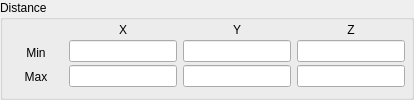
                 <widget class="QGroupBox" name="groupBox_GeometryBoundingDistance">
                  <property name="title">
                   <string>Distance</string>
                  </property>
                  <layout class="QVBoxLayout" name="verticalLayout_67">
                   <property name="spacing">
                    <number>0</number>
                   </property>
                   <property name="leftMargin">
                    <number>0</number>
                   </property>
                   <property name="topMargin">
                    <number>3</number>
                   </property>
                   <property name="rightMargin">
                    <number>0</number>
                   </property>
                   <property name="bottomMargin">
                    <number>6</number>
                   </property>
                   <item>
                    <widget class="QFrame" name="frame_68">
                     <property name="frameShape">
                      <enum>QFrame::NoFrame</enum>
                     </property>
                     <property name="frameShadow">
                      <enum>QFrame::Raised</enum>
                     </property>
                     <layout class="QHBoxLayout" name="horizontalLayout_33">
                      <property name="spacing">
                       <number>0</number>
                      </property>
                      <property name="leftMargin">
                       <number>3</number>
                      </property>
                      <property name="topMargin">
                       <number>0</number>
                      </property>
                      <property name="rightMargin">
                       <number>3</number>
                      </property>
                      <property name="bottomMargin">
                       <number>0</number>
                      </property>
                      <item>
                       <widget class="QFrame" name="frame_69">
                        <property name="minimumSize">
                         <size>
                          <width>60</width>
                          <height>0</height>
                         </size>
                        </property>
                        <property name="frameShape">
                         <enum>QFrame::NoFrame</enum>
                        </property>
                        <property name="frameShadow">
                         <enum>QFrame::Raised</enum>
                        </property>
                        <layout class="QVBoxLayout" name="verticalLayout_68">
                         <property name="spacing">
                          <number>3</number>
                         </property>
                         <property name="leftMargin">
                          <number>3</number>
                         </property>
                         <property name="topMargin">
                          <number>0</number>
                         </property>
                         <property name="rightMargin">
                          <number>3</number>
                         </property>
                         <property name="bottomMargin">
                          <number>3</number>
                         </property>
                         <item>
                          <widget class="QLabel" name="label_63">
                           <property name="text">
                            <string/>
                           </property>
                          </widget>
                         </item>
                         <item>
                          <widget class="QLabel" name="label_64">
                           <property name="text">
                            <string>Min</string>
                           </property>
                           <property name="alignment">
                            <set>Qt::AlignCenter</set>
                           </property>
                          </widget>
                         </item>
                        </layout>
                       </widget>
                      </item>
                      <item>
                       <widget class="QFrame" name="frame_70">
                        <property name="frameShape">
                         <enum>QFrame::NoFrame</enum>
                        </property>
                        <property name="frameShadow">
                         <enum>QFrame::Raised</enum>
                        </property>
                        <layout class="QVBoxLayout" name="verticalLayout_69">
                         <property name="spacing">
                          <number>3</number>
                         </property>
                         <property name="leftMargin">
                          <number>3</number>
                         </property>
                         <property name="topMargin">
                          <number>0</number>
                         </property>
                         <property name="rightMargin">
                          <number>3</number>
                         </property>
                         <property name="bottomMargin">
                          <number>3</number>
                         </property>
                         <item>
                          <widget class="QLabel" name="label_65">
                           <property name="text">
                            <string>X</string>
                           </property>
                           <property name="alignment">
                            <set>Qt::AlignCenter</set>
                           </property>
                          </widget>
                         </item>
                         <item>
                          <widget class="QLineEdit" name="txt_DistanceMinX"/>
                         </item>
                        </layout>
                       </widget>
                      </item>
                      <item>
                       <widget class="QFrame" name="frame_76">
                        <property name="frameShape">
                         <enum>QFrame::NoFrame</enum>
                        </property>
                        <property name="frameShadow">
                         <enum>QFrame::Raised</enum>
                        </property>
                        <layout class="QVBoxLayout" name="verticalLayout_89">
                         <property name="spacing">
                          <number>3</number>
                         </property>
                         <property name="leftMargin">
                          <number>3</number>
                         </property>
                         <property name="topMargin">
                          <number>0</number>
                         </property>
                         <property name="rightMargin">
                          <number>3</number>
                         </property>
                         <property name="bottomMargin">
                          <number>3</number>
                         </property>
                         <item>
                          <widget class="QLabel" name="label_66">
                           <property name="text">
                            <string>Y</string>
                           </property>
                           <property name="alignment">
                            <set>Qt::AlignCenter</set>
                           </property>
                          </widget>
                         </item>
                         <item>
                          <widget class="QLineEdit" name="txt_DistanceMinY"/>
                         </item>
                        </layout>
                       </widget>
                      </item>
                      <item>
                       <widget class="QFrame" name="frame_79">
                        <property name="frameShape">
                         <enum>QFrame::NoFrame</enum>
                        </property>
                        <property name="frameShadow">
                         <enum>QFrame::Raised</enum>
                        </property>
                        <layout class="QVBoxLayout" name="verticalLayout_91">
                         <property name="spacing">
                          <number>3</number>
                         </property>
                         <property name="leftMargin">
                          <number>3</number>
                         </property>
                         <property name="topMargin">
                          <number>0</number>
                         </property>
                         <property name="rightMargin">
                          <number>3</number>
                         </property>
                         <property name="bottomMargin">
                          <number>3</number>
                         </property>
                         <item>
                          <widget class="QLabel" name="label_67">
                           <property name="text">
                            <string>Z</string>
                           </property>
                           <property name="alignment">
                            <set>Qt::AlignCenter</set>
                           </property>
                          </widget>
                         </item>
                         <item>
                          <widget class="QLineEdit" name="txt_DistanceMinZ"/>
                         </item>
                        </layout>
                       </widget>
                      </item>
                     </layout>
                    </widget>
                   </item>
                   <item>
                    <widget class="QFrame" name="frame_38">
                     <property name="frameShape">
                      <enum>QFrame::NoFrame</enum>
                     </property>
                     <property name="frameShadow">
                      <enum>QFrame::Raised</enum>
                     </property>
                     <layout class="QHBoxLayout" name="horizontalLayout_32">
                      <property name="spacing">
                       <number>0</number>
                      </property>
                      <property name="leftMargin">
                       <number>3</number>
                      </property>
                      <property name="topMargin">
                       <number>0</number>
                      </property>
                      <property name="rightMargin">
                       <number>3</number>
                      </property>
                      <property name="bottomMargin">
                       <number>0</number>
                      </property>
                      <item>
                       <widget class="QFrame" name="frame_62">
                        <property name="minimumSize">
                         <size>
                          <width>60</width>
                          <height>0</height>
                         </size>
                        </property>
                        <property name="frameShape">
                         <enum>QFrame::NoFrame</enum>
                        </property>
                        <property name="frameShadow">
                         <enum>QFrame::Raised</enum>
                        </property>
                        <layout class="QVBoxLayout" name="verticalLayout_60">
                         <property name="spacing">
                          <number>3</number>
                         </property>
                         <property name="leftMargin">
                          <number>3</number>
                         </property>
                         <property name="topMargin">
                          <number>0</number>
                         </property>
                         <property name="rightMargin">
                          <number>3</number>
                         </property>
                         <property name="bottomMargin">
                          <number>3</number>
                         </property>
                         <item>
                          <widget class="QLabel" name="label_8">
                           <property name="text">
                            <string>Max</string>
                           </property>
                           <property name="alignment">
                            <set>Qt::AlignCenter</set>
                           </property>
                          </widget>
                         </item>
                        </layout>
                       </widget>
                      </item>
                      <item>
                       <widget class="QFrame" name="frame_63">
                        <property name="frameShape">
                         <enum>QFrame::NoFrame</enum>
                        </property>
                        <property name="frameShadow">
                         <enum>QFrame::Raised</enum>
                        </property>
                        <layout class="QVBoxLayout" name="verticalLayout_63">
                         <property name="spacing">
                          <number>3</number>
                         </property>
                         <property name="leftMargin">
                          <number>3</number>
                         </property>
                         <property name="topMargin">
                          <number>0</number>
                         </property>
                         <property name="rightMargin">
                          <number>3</number>
                         </property>
                         <property name="bottomMargin">
                          <number>3</number>
                         </property>
                         <item>
                          <widget class="QLineEdit" name="txt_DistanceMaxX"/>
                         </item>
                        </layout>
                       </widget>
                      </item>
                      <item>
                       <widget class="QFrame" name="frame_64">
                        <property name="frameShape">
                         <enum>QFrame::NoFrame</enum>
                        </property>
                        <property name="frameShadow">
                         <enum>QFrame::Raised</enum>
                        </property>
                        <layout class="QVBoxLayout" name="verticalLayout_64">
                         <property name="spacing">
                          <number>3</number>
                         </property>
                         <property name="leftMargin">
                          <number>3</number>
                         </property>
                         <property name="topMargin">
                          <number>0</number>
                         </property>
                         <property name="rightMargin">
                          <number>3</number>
                         </property>
                         <property name="bottomMargin">
                          <number>3</number>
                         </property>
                         <item>
                          <widget class="QLineEdit" name="txt_DistanceMaxY"/>
                         </item>
                        </layout>
                       </widget>
                      </item>
                      <item>
                       <widget class="QFrame" name="frame_67">
                        <property name="frameShape">
                         <enum>QFrame::NoFrame</enum>
                        </property>
                        <property name="frameShadow">
                         <enum>QFrame::Raised</enum>
                        </property>
                        <layout class="QVBoxLayout" name="verticalLayout_65">
                         <property name="spacing">
                          <number>3</number>
                         </property>
                         <property name="leftMargin">
                          <number>3</number>
                         </property>
                         <property name="topMargin">
                          <number>0</number>
                         </property>
                         <property name="rightMargin">
                          <number>3</number>
                         </property>
                         <property name="bottomMargin">
                          <number>3</number>
                         </property>
                         <item>
                          <widget class="QLineEdit" name="txt_DistanceMaxZ"/>
                         </item>
                        </layout>
                       </widget>
                      </item>
                     </layout>
                    </widget>
                   </item>
                  </layout>
                 </widget>
